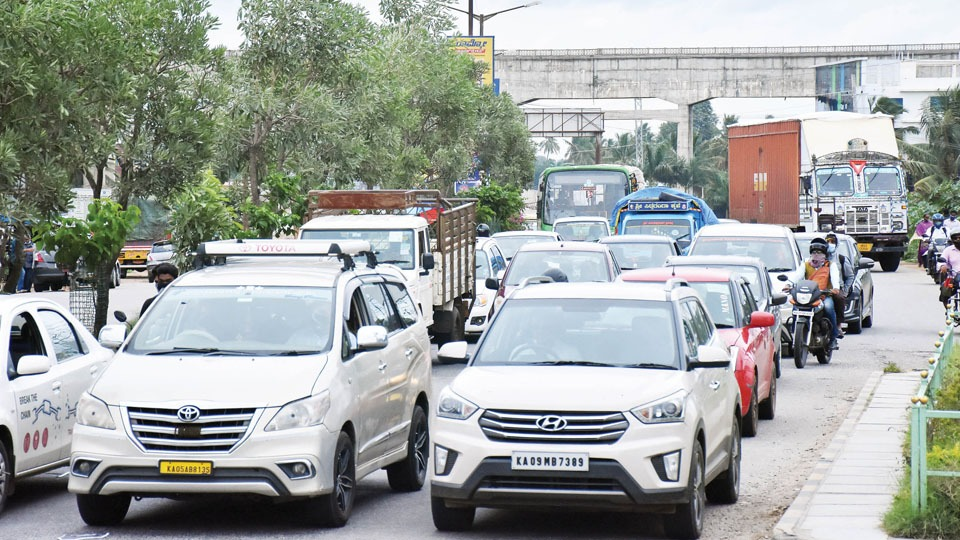
#> input picture sample.jpg, 960 x 540 px
$ python -i detect_vehicle.py   (imports and definitions only)
#> lines starting #> are read from the running program, lines starting #| are printed output that depends on the picture
#> further down, picture is the input picture: shape (540, 960, 3); mean B, G, R 158.8, 162.3, 157.4
#!/usr/bin/env python3
"""
detect_vehicle.py
=================
Stage 1: Vehicle Detection Module

Identifies vehicles (cars, trucks, buses, motorcycles) using a pre-trained
YOLO model. Designed both as a standalone CLI tool and as an importable module
for upstream AI training pipelines and annotation systems.

Key Features:
- Outputs pixel bounding boxes (xyxy, xywh) and normalized YOLO training format.
- Generates annotated visualization overlays.
- Exports structured detection metadata in JSON for training pipelines.
"""

import os
import sys
import json
import argparse
from pathlib import Path
from typing import List, Dict, Any, Union

# Safeguard cache directories for sandboxed/restricted environments
# [2 lines not run here, left out]

try:
    import cv2
    import numpy as np
except ImportError:
    print("Error: OpenCV is required. Install via: pip install opencv-python")
    sys.exit(1)

try:
    from ultralytics import YOLO
except ImportError:
    print("Error: Ultralytics is required. Install via: pip install ultralytics")
    sys.exit(1)


# Standard COCO vehicle class names
VEHICLE_CLASSES = {"car", "truck", "bus", "motorcycle"}


def deblur_vehicle_stage(image: np.ndarray, strength: float = 1.0) -> np.ndarray:
    """
    Stage 1 Anti-Blur: Distinct sharpening and high-boost unsharp masking on full image.
    Enhances vehicle silhouettes, contours, and grille lines with clear visual pop.
    Applied manually only when requested.
    """
#> called with strength = 1
    if image is None or image.size == 0:
        return image
    blurred = cv2.GaussianBlur(image, (0, 0), sigmaX=3.0)
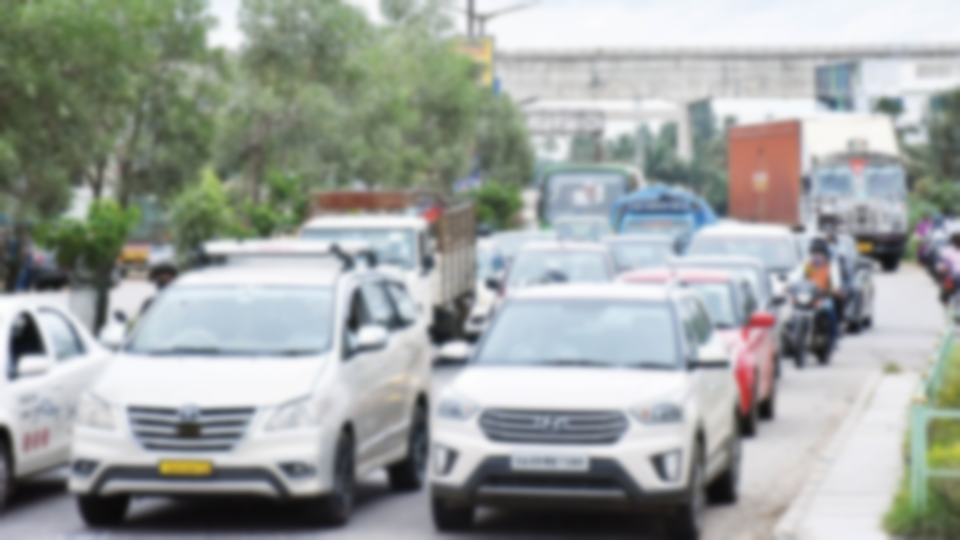
#> blurred: shape (540, 960, 3); mean B, G, R 158.8, 162.3, 157.4
    alpha = 1.0 + 1.2 * strength
    beta = -1.2 * strength
    sharpened = cv2.addWeighted(image, alpha, blurred, beta, 0)
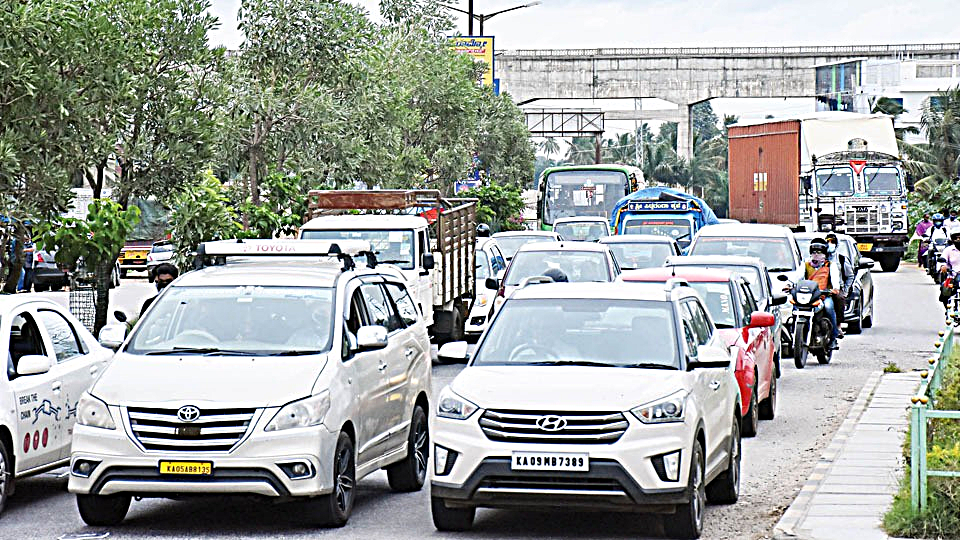
#> sharpened: shape (540, 960, 3); mean B, G, R 156.6, 160.6, 156.2
    lab = cv2.cvtColor(sharpened, cv2.COLOR_BGR2LAB)
#> lab: shape (540, 960, 3); mean of channels 0, 1, 2 163.6, 126, 129.8
    l, a, b = cv2.split(lab)
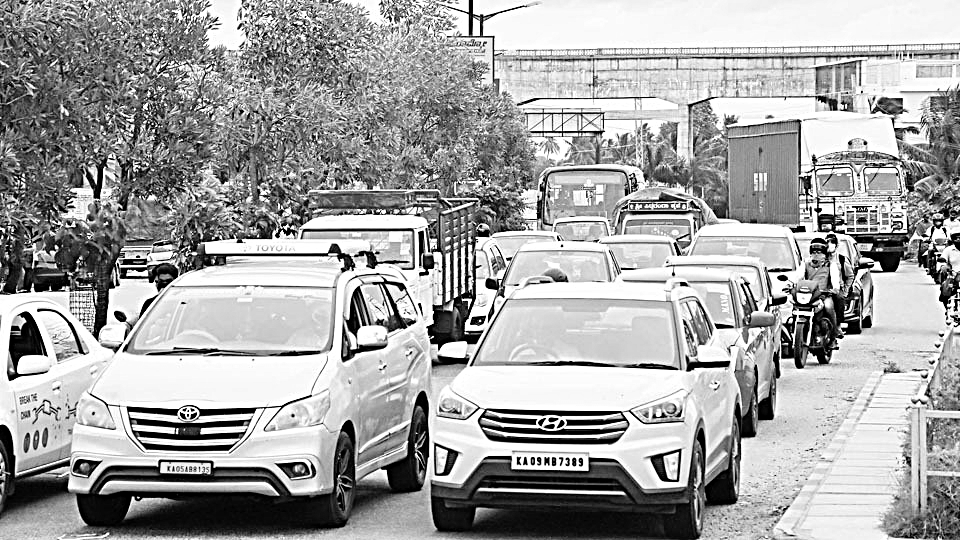
#> l: shape (540, 960); min 0, max 255, mean 163.6
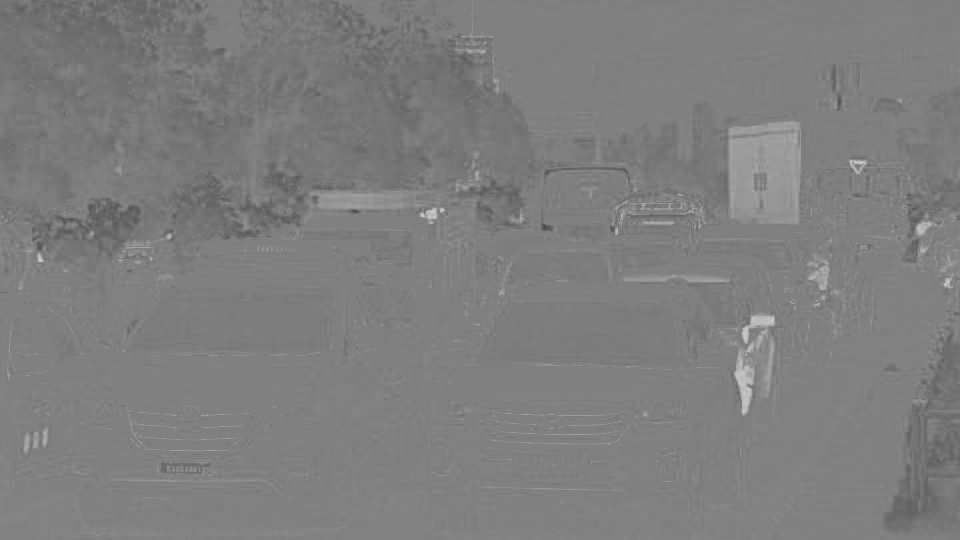
#> a: shape (540, 960); min 74, max 204, mean 126
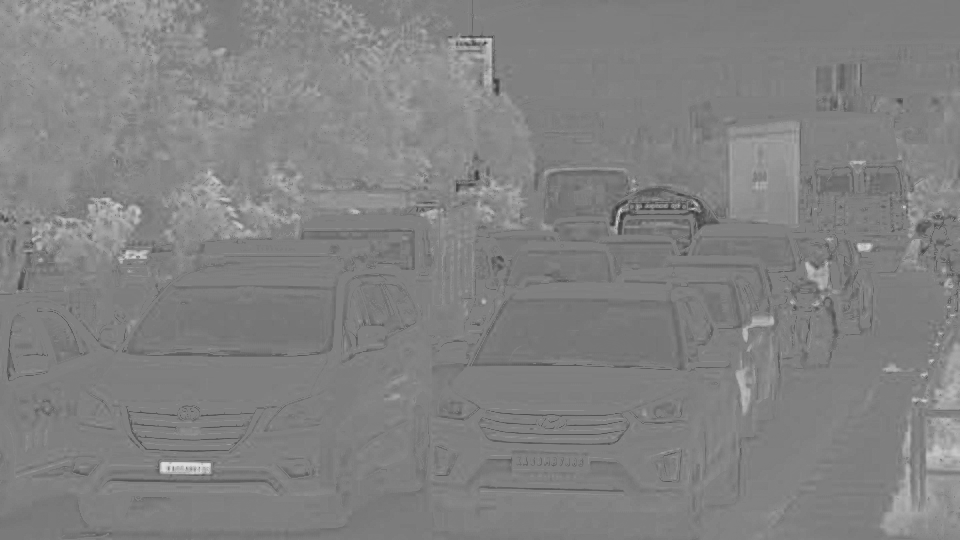
#> b: shape (540, 960); min 51, max 223, mean 129.8
    clahe = cv2.createCLAHE(clipLimit=2.0 * strength, tileGridSize=(8, 8))
    l = clahe.apply(l)
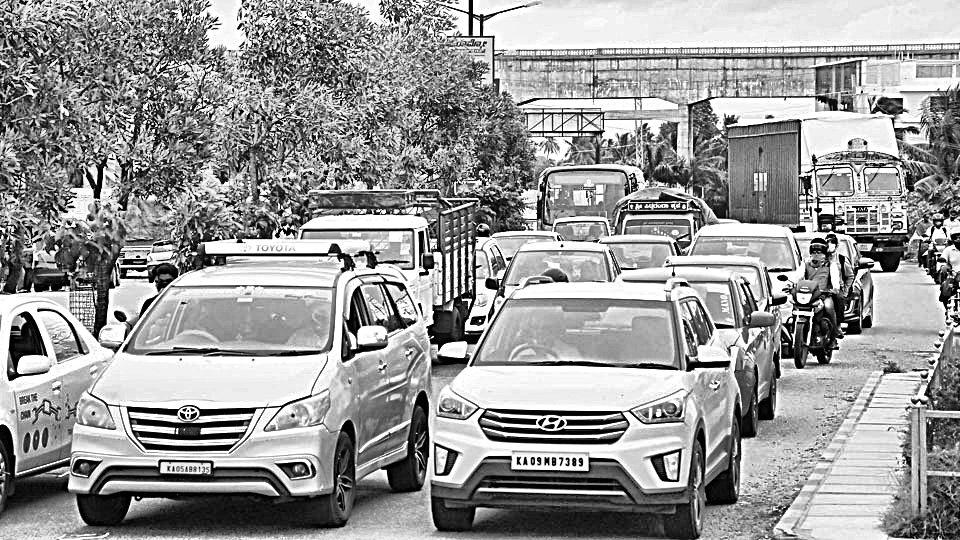
#> l: shape (540, 960); min 0, max 255, mean 151.8
    return cv2.cvtColor(cv2.merge([l, a, b]), cv2.COLOR_LAB2BGR)
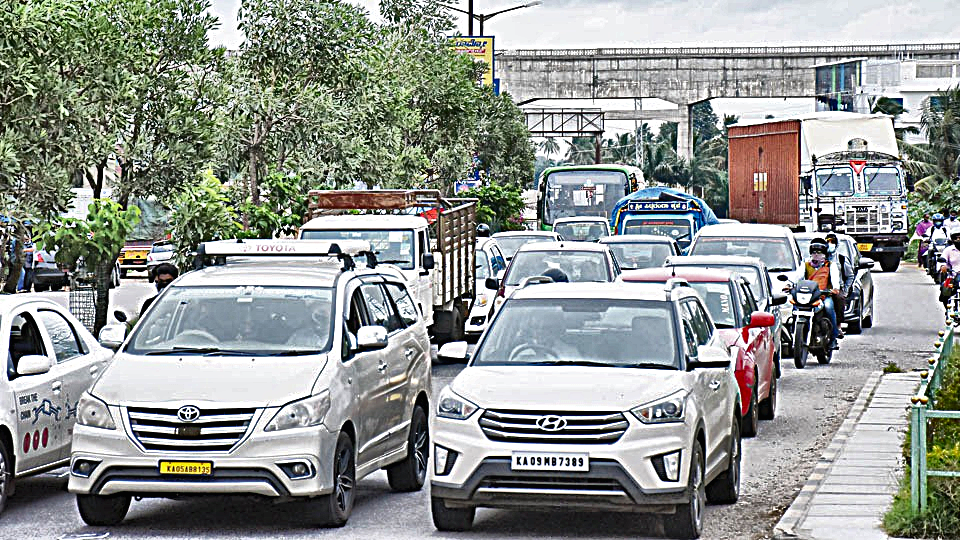
#> returned value: shape (540, 960, 3); mean B, G, R 144.6, 148.6, 144.1


class VehicleDetector:
    """
    Modular Vehicle Detector utilizing YOLO architecture.
    """

    # [239 lines left out: functions __init__, detect, draw_detections, main, not called in this run]


# [2 lines not run here, left out]

>>> import cv2
>>> picture = cv2.imread('sample.jpg')
>>> result = deblur_vehicle_stage(picture)
